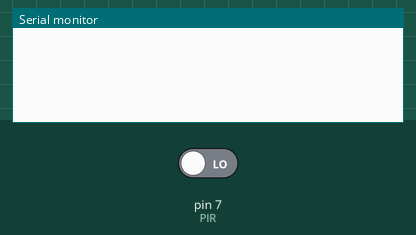
This sketch was run on a simulated Arduino Uno, built with avr-gcc and run on an emulated ATmega328P. Parts: the last lines printed to the serial monitor. The test bench sets the inputs (shaded band); at power-on: pin 7 (PIR) LOW.

Above: at 1.2 s.
1.3 s: pin 7 (PIR) driven HIGH
At 2.4 s:
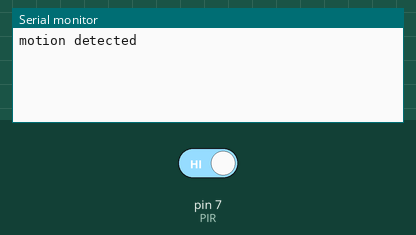
2.8 s: pin 7 (PIR) driven LOW
At 3.5 s:
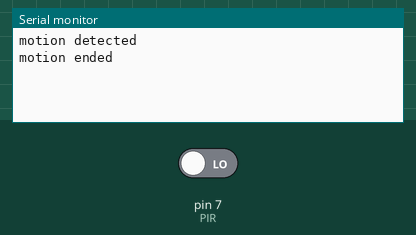

The sketch:

_______PIR__1_______.ino
```cpp
int PIR = 7; //인체감지센서 7번핀
int PIRstate = 0; //PIR상태를 초기에 0으로
//PIRstate의 의미를 알기 위하여 스위치_모드변경을 참고하세요.


//LOW 말고 0
//int PIR_val=digi 바로

void setup() {
  pinMode(PIR, INPUT);
  Serial.begin(9600);
}

void loop() {
  int PIR_val = digitalRead(PIR); //PIR 디지털 읽기 값을 PIR_val이라고 설정
  if (PIR_val == HIGH) { //만일 PIR_val값이 있다면(센서 감지)
    if (PIRstate == 0) { //그 상태에서 만일 PIRstate가 0이라면
      Serial.println("motion detected"); //문구 출력 후 줄바꿈
      PIRstate = 1; //PIRstate를 1로 변경
      delay(100);
    } //들여쓰기된 if절의 구조를 잘 확인하세요.
  }
  else { //그렇지 않을 시(PIR_val값이 없는 상태, 센서 미감지)
    if (PIRstate == 1) { //그 상태에서 만일 PIRstate가 1이라면
      Serial.println("motion ended"); //문구 출력 후 줄바꿈
      PIRstate = 0; //PIRstate를 0으로 변경
      delay(100);
    }
  }
}
```

Measured:
- after the input at 1.3 s, the serial monitor: prints a new line at once (image 1)
- after the input at 2.8 s, the serial monitor: prints a new line at once (image 2)
